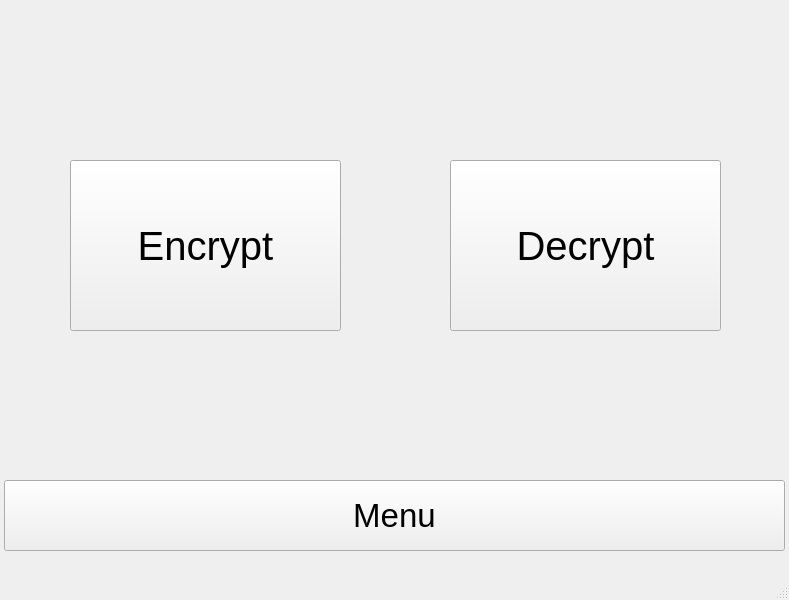
<?xml version="1.0" encoding="UTF-8"?>
<ui version="4.0">
 <class>MainWindow</class>
 <widget class="QMainWindow" name="MainWindow">
  <property name="geometry">
   <rect>
    <x>0</x>
    <y>0</y>
    <width>789</width>
    <height>600</height>
   </rect>
  </property>
  <property name="acceptDrops">
   <bool>true</bool>
  </property>
  <property name="windowTitle">
   <string>MainWindow</string>
  </property>
  <widget class="QWidget" name="centralwidget">
   <property name="acceptDrops">
    <bool>false</bool>
   </property>
   <widget class="QStackedWidget" name="stackedWidget">
    <property name="geometry">
     <rect>
      <x>0</x>
      <y>0</y>
      <width>791</width>
      <height>471</height>
     </rect>
    </property>
    <property name="font">
     <font>
      <pointsize>6</pointsize>
     </font>
    </property>
    <property name="acceptDrops">
     <bool>false</bool>
    </property>
    <property name="currentIndex">
     <number>0</number>
    </property>
    <widget class="QWidget" name="menuPage">
     <widget class="QPushButton" name="encryptPageButton">
      <property name="geometry">
       <rect>
        <x>70</x>
        <y>160</y>
        <width>271</width>
        <height>171</height>
       </rect>
      </property>
      <property name="font">
       <font>
        <pointsize>30</pointsize>
       </font>
      </property>
      <property name="text">
       <string>Encrypt</string>
      </property>
     </widget>
     <widget class="QPushButton" name="decryptPageButton">
      <property name="geometry">
       <rect>
        <x>450</x>
        <y>160</y>
        <width>271</width>
        <height>171</height>
       </rect>
      </property>
      <property name="font">
       <font>
        <pointsize>30</pointsize>
       </font>
      </property>
      <property name="text">
       <string>Decrypt</string>
      </property>
     </widget>
    </widget>
    <widget class="QWidget" name="encryptPage">
     <property name="acceptDrops">
      <bool>false</bool>
     </property>
     <widget class="QLineEdit" name="pswdLineEdit">
      <property name="geometry">
       <rect>
        <x>100</x>
        <y>410</y>
        <width>201</width>
        <height>20</height>
       </rect>
      </property>
      <property name="font">
       <font>
        <pointsize>8</pointsize>
       </font>
      </property>
      <property name="acceptDrops">
       <bool>false</bool>
      </property>
      <property name="echoMode">
       <enum>QLineEdit::Password</enum>
      </property>
     </widget>
     <widget class="QLabel" name="label_3">
      <property name="geometry">
       <rect>
        <x>10</x>
        <y>410</y>
        <width>91</width>
        <height>21</height>
       </rect>
      </property>
      <property name="font">
       <font>
        <pointsize>10</pointsize>
       </font>
      </property>
      <property name="text">
       <string>Mot de passe:</string>
      </property>
     </widget>
     <widget class="QDialogButtonBox" name="pswdBtnBox">
      <property name="geometry">
       <rect>
        <x>120</x>
        <y>440</y>
        <width>151</width>
        <height>23</height>
       </rect>
      </property>
      <property name="standardButtons">
       <set>QDialogButtonBox::Cancel|QDialogButtonBox::Ok</set>
      </property>
     </widget>
     <widget class="imageLabel" name="imageLabel">
      <property name="geometry">
       <rect>
        <x>16</x>
        <y>10</y>
        <width>761</width>
        <height>371</height>
       </rect>
      </property>
      <property name="contextMenuPolicy">
       <enum>Qt::NoContextMenu</enum>
      </property>
      <property name="acceptDrops">
       <bool>true</bool>
      </property>
      <property name="text">
       <string/>
      </property>
      <property name="scaledContents">
       <bool>false</bool>
      </property>
      <property name="alignment">
       <set>Qt::AlignCenter</set>
      </property>
     </widget>
    </widget>
    <widget class="QWidget" name="decryptPage">
     <widget class="QLabel" name="label_2">
      <property name="geometry">
       <rect>
        <x>260</x>
        <y>200</y>
        <width>271</width>
        <height>121</height>
       </rect>
      </property>
      <property name="font">
       <font>
        <pointsize>49</pointsize>
       </font>
      </property>
      <property name="text">
       <string>Page2</string>
      </property>
     </widget>
    </widget>
   </widget>
   <widget class="QPushButton" name="menuPageButton">
    <property name="geometry">
     <rect>
      <x>4</x>
      <y>480</y>
      <width>781</width>
      <height>71</height>
     </rect>
    </property>
    <property name="font">
     <font>
      <pointsize>25</pointsize>
     </font>
    </property>
    <property name="text">
     <string>Menu</string>
    </property>
   </widget>
  </widget>
  <widget class="QMenuBar" name="menubar">
   <property name="geometry">
    <rect>
     <x>0</x>
     <y>0</y>
     <width>789</width>
     <height>21</height>
    </rect>
   </property>
  </widget>
  <widget class="QStatusBar" name="statusbar"/>
 </widget>
 <customwidgets>
  <customwidget>
   <class>imageLabel</class>
   <extends>QLabel</extends>
   <header location="global">custom.h</header>
  </customwidget>
 </customwidgets>
 <resources>
  <include location="ressources/ressource1.qrc"/>
 </resources>
 <connections/>
</ui>
